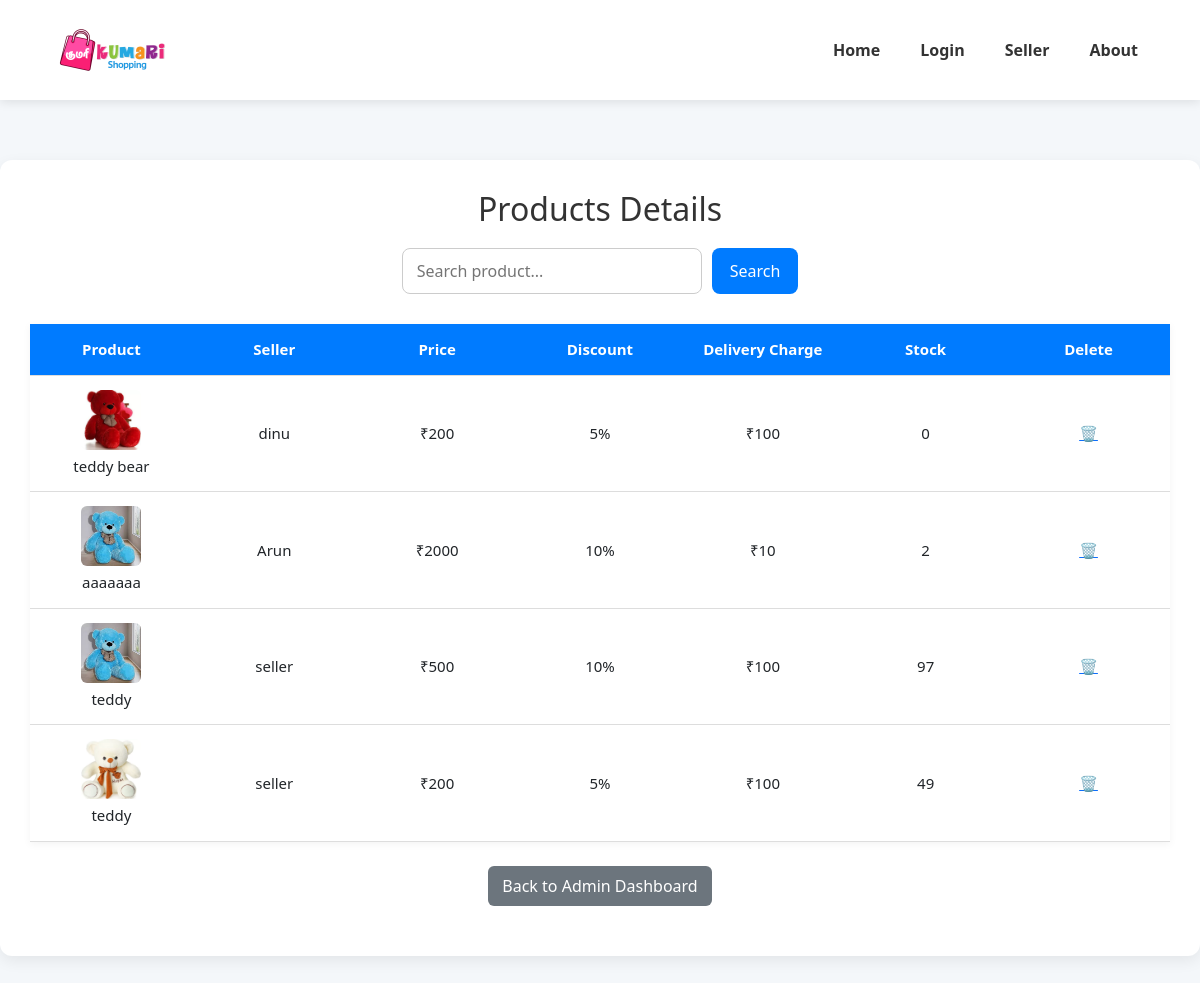
Before: /admin-dashboard/products/ with the older database file.
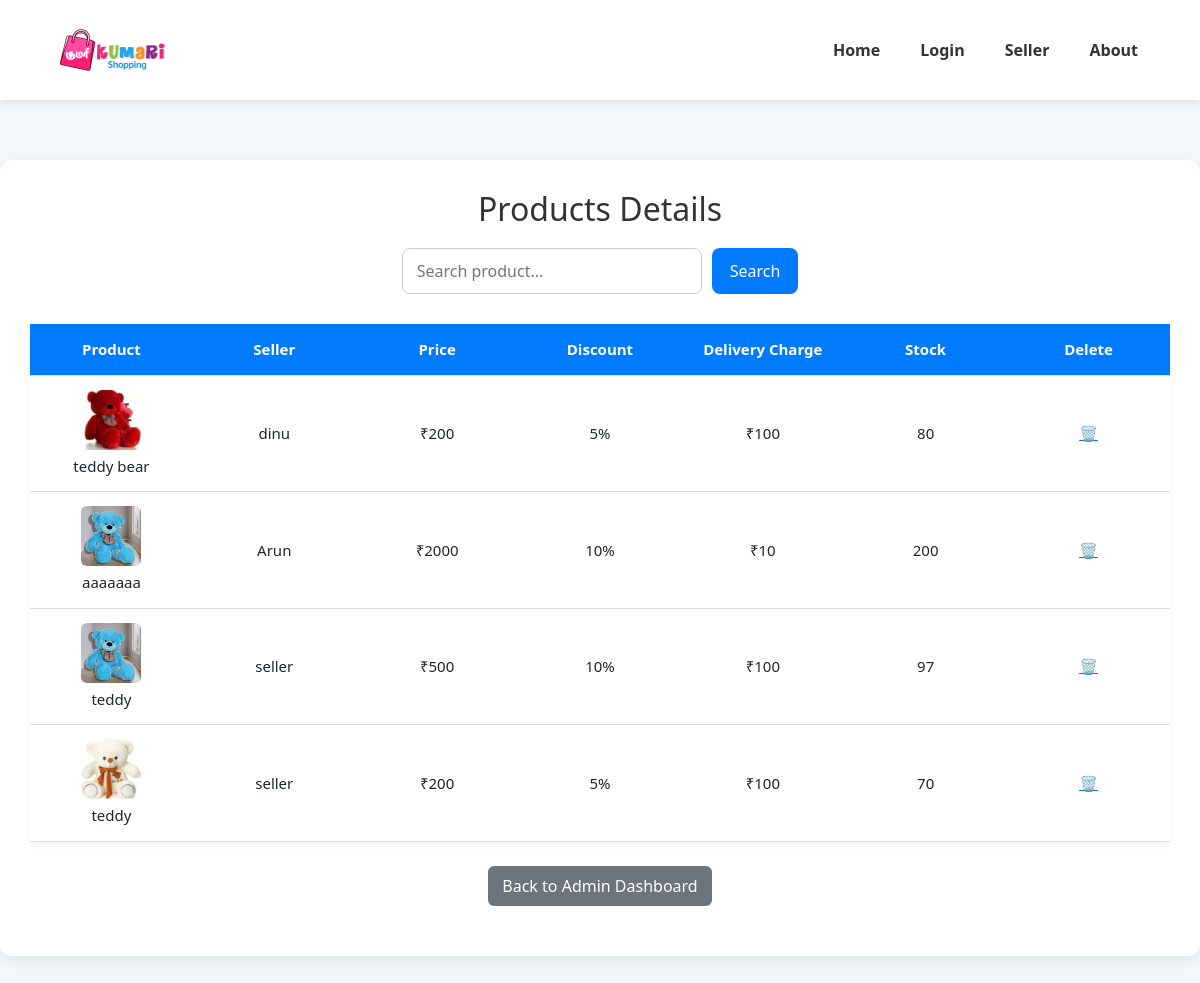
After: the same page with the newer database file.
### accounts/models.py (models this page shows, shortened)
class Products(models.Model):
    seller = models.ForeignKey(CustomUser, on_delete=models.CASCADE, limit_choices_to={'user_type': 'seller'})
    image=models.ImageField(upload_to='product_images/')
    product_name=models.CharField(max_length=25,
        validators=[RegexValidator(r'^[a-zA-Z][a-zA-Z\s]*$','Enter a valid product name.')]
    )
    colour=models.CharField(max_length=20,
        validators=[RegexValidator(r'^[a-zA-Z][a-zA-Z]*$','Enter a valid colour.')]
    )
    description=models.CharField(max_length=200,
        validators=[RegexValidator(r'^[a-zA-Z0-9\s.,-]*$','Only alphanumeric characters and certain punctuation are allowed.')]
    )
    price=models.PositiveIntegerField()
    discount=models.PositiveIntegerField(
        validators=[RegexValidator(r'^\d{1,2}%?$', 'Enter a valid discount amount.')]
    )
    delivery_charge=models.PositiveIntegerField()
    stock=models.PositiveIntegerField()

class CustomUser(AbstractUser):
    user_role=(
        ('user','User'),
        ('seller','Seller'),
        ('admin','Admin'),
    )
    user_type= models.CharField(max_length=10,choices=user_role,default='user')
    user_profile=models.ImageField(
        upload_to='user_images',
        default='null',
        blank=False,
        validators=[FileExtensionValidator(allowed_extensions=['jpg', 'jpeg', 'png', 'svg','webp'])]
        )
    seller_profile=models.ImageField(
        upload_to='seller_images',
        default='null',
        blank=False,
        validators=[FileExtensionValidator(allowed_extensions=['jpg', 'jpeg', 'png', 'svg','webp'])]
        )
    mobile = models.CharField(
        max_length=14,
        unique=True,
        validators=[RegexValidator(r'^\+91\s?\d{10}$', 'Enter a valid mobile number with country code.')],
        verbose_name='Mobile Number'
    )
    address = models.TextField(
        max_length=150,
        blank=False,
        verbose_name='Address'
    )
    username = models.CharField(
        max_length=150,  # You can change this if needed
        unique=True,
        blank=False,
        null=False,
        validators=[RegexValidator(r'^[a-zA-Z][a-zA-Z0-9]*$','Username only starts with alphabetic characters')]
    )
    first_name = models.CharField(
        max_length=50,
        blank=False,
        validators=[RegexValidator(r'^[a-zA-Z]+$', 'Only alphabetic characters are allowed.')]
    )
    last_name = models.CharField(
        max_length=50,
        blank=False,
        validators=[RegexValidator(r'^[a-zA-Z]+$', 'Only alphabetic characters are allowed.')]
        )
    email = models.EmailField(
        blank=False,
        unique=True)
    is_active = models.BooleanField(default=True)
    objects = CustomUserManager()
    USERNAME_FIELD = 'username'
    REQUIRED_FIELDS = ['mobile']

### admin_dashboard/views.py (the view)
# urls.py: path('products/',views.products,name='products'),
def products(request):
    q_products = request.GET.get('q_product')
    products= Products.objects.all()
    if q_products:
        products = products.filter(product_name__icontains=q_products)
    for product in products:
        if q_products:
            pattern = re.compile(re.escape(q_products), re.IGNORECASE)
            highlighted = pattern.sub(
                lambda m: f'<span style="background-color: yellow;">{m.group(0)}</span>',
                product.product_name
            )
            product.highlighted_productname = mark_safe(highlighted)
        else:
            product.highlighted_productname = product.product_name
    return render(request, 'admin-products.html', {'products': products})

### templates/admin-products.html (shortened to what this page needs)
{% extends "base.html" %}
{% load static %}
{% block content %}
<div class="container">
  <h2>Products Details</h2>
  <form method="get">
    <input type="text" name="q_product" placeholder="Search product..." value="{{ request.GET.q_product }}">
    <button type="submit">Search</button>
  </form>
  <table>
    <tr>
      <th>Product</th>
      <th>Seller</th>
      <th>Price</th>
      <th>Discount</th>
      <th>Delivery Charge</th>
      <th>Stock</th>
      <th>Delete</th>
    </tr>
    {% for product in products %}
    <tr>
      <td style="text-align: center;">
        {% if product.image %}
          <img src="{{ product.image.url }}" alt="Product" width="60" height="60"><br>
          {{ product.highlighted_productname|safe }}
        {% else %}
          No Image<br>
          {{ product.highlighted_productname|safe }}
        {% endif %}
      </td>
      <td>{{ product.seller.username }}</td>
      <td>₹{{ product.price }}</td>
      <td>{{ product.discount }}%</td>
      <td>₹{{ product.delivery_charge }}</td>
      <td>{{ product.stock }}</td>
      <td><a href="{% url 'delete_product' product.id %}">🗑️</a></td>
    </tr>
    {% empty %}
    <tr>
      <td colspan="6" class="no-results">No products found.</td>
    </tr>
    {% endfor %}
  </table> <br>
    <div style="text-align: center;">
    <a href="{% url 'admin_dashboard' %}" class="back-button">Back to Admin Dashboard</a>
    </div>
</div>
{% endblock %}

Changed rows visible on the page:
changed Products "teddy bear": stock "0" → "80"
changed Products "aaaaaaa": stock "2" → "200"
changed Products (number 4 of 4 on the later page): stock "49" → "70"
